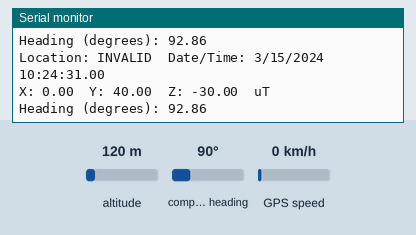
A sketch run on a simulated Arduino Uno, built for the host (arithmetic inside an expression is 32-bit, double 64-bit). Parts: the last lines printed to the serial monitor. The inputs (shaded band) are chosen by the test bench; at power-on: compass heading 90°, altitude 120 m, GPS speed 0 km/h. The GPS gets a fix after 3 s at 37.7749, -122.4194 with 8 satellites.

Above: at 1.9 s.
2.0 s: compass heading set to 7°
At 3.6 s:
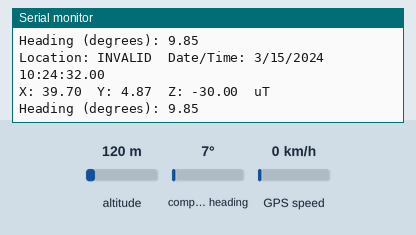
5.3 s: compass heading set to 180°
At 6.6 s:
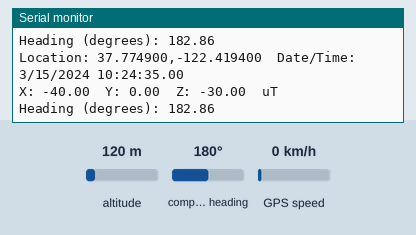
6.8 s: compass heading set to 90°
At 7.5 s:
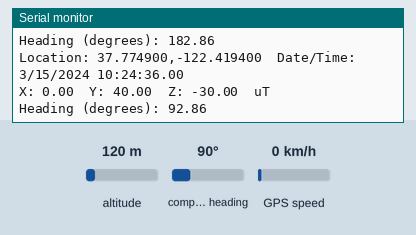
Timing chart, 0 to 9.8 s (numbered marks = the images above; inputs shaded):
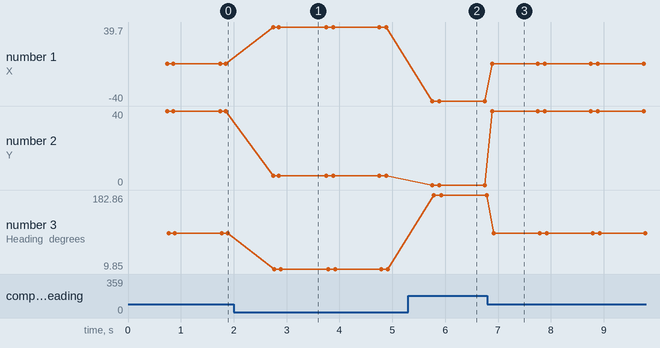

The sketch:

neo_8_compass_gps_source_cod.ino
```cpp
#include <TinyGPS++.h>
#include <SoftwareSerial.h>
#include <Wire.h>
#include <Adafruit_Sensor.h>
#include <Adafruit_HMC5883_U.h>

/*
   This sample sketch demonstrates the normal use of a TinyGPS++ (TinyGPSPlus) object.
   It requires the use of SoftwareSerial, and assumes that you have a
   9600-baud serial GPS device hooked up on pins 8(rx) and 9(tx) and a HMC5883 Magnetic Compass
   connected to the SCL/SDA pins.
*/

//static const int RXPin = 2, TXPin = 3;
static const int RXPin = 12, TXPin = 11;
static const uint32_t GPSBaud = 9600;

// Assign a Uniquej ID to the HMC5883 Compass Sensor
Adafruit_HMC5883_Unified mag = Adafruit_HMC5883_Unified(12345);

// The TinyGPS++ object
TinyGPSPlus gps;

// The serial connection to the NEO-6m GPS module
SoftwareSerial ss(RXPin, TXPin);

void displaySensorDetails(void)
{
  sensor_t sensor;
  mag.getSensor(&sensor);
  Serial.println("------------------------------------");
  Serial.print  ("Sensor:       "); Serial.println(sensor.name);
  Serial.print  ("Driver Ver:   "); Serial.println(sensor.version);
  Serial.print  ("Unique ID:    "); Serial.println(sensor.sensor_id);
  Serial.print  ("Max Value:    "); Serial.print(sensor.max_value); Serial.println(" uT");
  Serial.print  ("Min Value:    "); Serial.print(sensor.min_value); Serial.println(" uT");
  Serial.print  ("Resolution:   "); Serial.print(sensor.resolution); Serial.println(" uT");
  Serial.println("------------------------------------");
  Serial.println("");
  delay(500);
}

void setup()
{
  Serial.begin(9600);
  ss.begin(GPSBaud);

  Serial.println(F("Simple Test with TinyGPS++ and attached NEO-6M GPS module"));
  Serial.print(F("Testing TinyGPS++ library v. ")); Serial.println(TinyGPSPlus::libraryVersion());
  Serial.println();
  displaySensorDetails();
}

void loop()
{
  // This sketch displays information every time a new sentence is correctly encoded from the GPS Module.
  while (ss.available() > 0)
    if (gps.encode(ss.read()))
      displayGpsInfo();
}

void displayGpsInfo()
{
  // Prints the location if lat-lng information was recieved
  Serial.print(F("Location: "));
  if (gps.location.isValid())
  {
    Serial.print(gps.location.lat(), 6);
    Serial.print(F(","));
    Serial.print(gps.location.lng(), 6);
  }
  // prints invalid if no information was recieved in regards to location.
  else
  {
    Serial.print(F("INVALID"));
  }

  Serial.print(F("  Date/Time: "));
  // prints the recieved GPS module date if it was decoded in a valid response.
  if (gps.date.isValid())
  {
    Serial.print(gps.date.month());
    Serial.print(F("/"));
    Serial.print(gps.date.day());
    Serial.print(F("/"));
    Serial.print(gps.date.year());
  }
  else
  {
    // prints invalid otherwise.
    Serial.print(F("INVALID"));
  }

  Serial.print(F(" "));
  // prints the recieved GPS module time if it was decoded in a valid response.
  if (gps.time.isValid())
  {
    if (gps.time.hour() < 10) Serial.print(F("0"));
    Serial.print(gps.time.hour());
    Serial.print(F(":"));
    if (gps.time.minute() < 10) Serial.print(F("0"));
    Serial.print(gps.time.minute());
    Serial.print(F(":"));
    if (gps.time.second() < 10) Serial.print(F("0"));
    Serial.print(gps.time.second());
    Serial.print(F("."));
    if (gps.time.centisecond() < 10) Serial.print(F("0"));
    Serial.print(gps.time.centisecond());
  }
  else
  {
    // Print invalid otherwise.
    Serial.print(F("INVALID"));
  }
  Serial.println();
  if(mag.begin())
  {
    displayCompassInfo();
  }
}

void displayCompassInfo()
{
  /* Get a new sensor event */
  sensors_event_t event;
  mag.getEvent(&event);

  /* Display the results (magnetic vector values are in micro-Tesla (uT)) */
  Serial.print("X: "); Serial.print(event.magnetic.x); Serial.print("  ");
  Serial.print("Y: "); Serial.print(event.magnetic.y); Serial.print("  ");
  Serial.print("Z: "); Serial.print(event.magnetic.z); Serial.print("  ");Serial.println("uT");

  // Hold the module so that Z is pointing 'up' and you can measure the heading with x&y
  // Calculate heading when the magnetometer is level, then correct for signs of axis.
  float heading = atan2(event.magnetic.y, event.magnetic.x);

  // Once you have your heading, you must then add your 'Declination Angle', which is the 'Error' of the magnetic field in your location.
  // Find yours here: http://www.magnetic-declination.com/
  // Mine is: -13* 2' W, which is ~13 Degrees, or (which we need) 0.22 radians
  // If you cannot find your Declination, comment out these two lines, your compass will be slightly off.
  float declinationAngle = 0.05;
  heading += declinationAngle;

  // Correct for when signs are reversed.
  if(heading < 0)
    heading += 2*PI;

  // Check for wrap due to addition of declination.
  if(heading > 2*PI)
    heading -= 2*PI;

  // Convert radians to degrees for readability.
  float headingDegrees = heading * 180/M_PI;

  Serial.print("Heading (degrees): "); Serial.println(headingDegrees);

  //delay(500);
}
```

Measured:
- after the input at 2.0 s, the serial monitor: prints a new line after 0.75 s (image 1)
- after the input at 5.3 s, the serial monitor: prints a new line after 0.45 s (image 2)
- after the input at 6.8 s, the serial monitor: prints a new line after 0.09 s (image 3)
- plotted number 1: 0 → 39.7 after the input at 2.0 s, 39.7 → -40 after the input at 5.3 s
- plotted number 2: 40 → 4.87 after the input at 2.0 s, 4.87 → 0 after the input at 5.3 s
- plotted number 3: 92.86 → 9.85 after the input at 2.0 s, 9.85 → 182.86 after the input at 5.3 s, 182.86 → 92.86 after the input at 6.8 s
